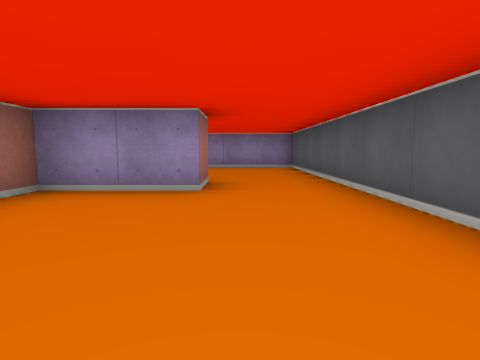
View 1 (above)

15 first-person views from a walk through a cub3D level. The camera is about half as high as the walls, tilts 6° down and sees 80° across. The floor is counted in squares. Each view is taken from the middle of a square. On the plan, view 1 faces up. The plan holds only what a view shows up to about 9 squares ahead; the rest is blank.

View 2
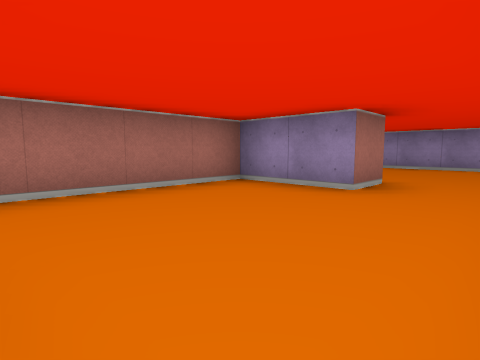

View 3
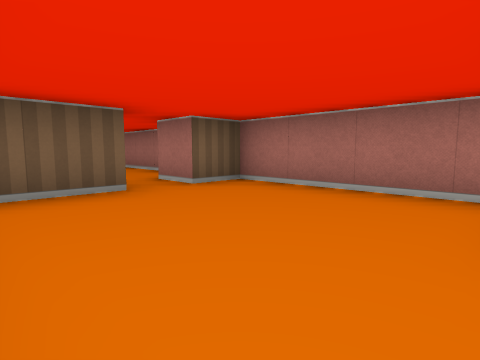

View 4
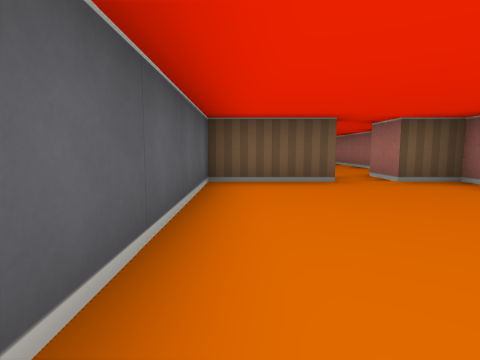

View 5
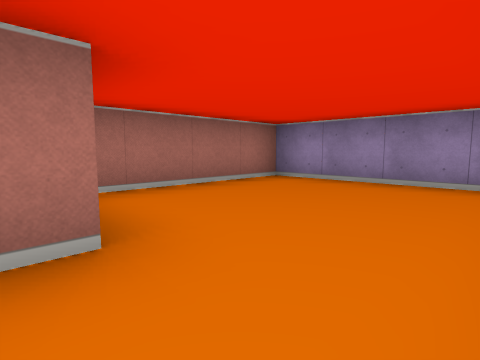

View 6
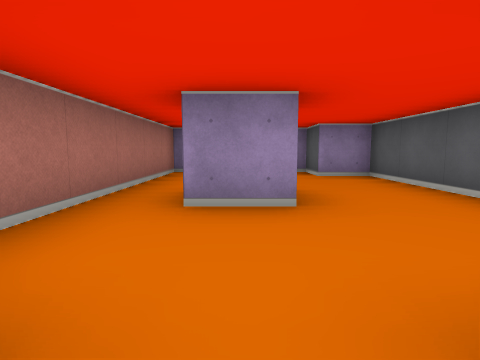

View 7
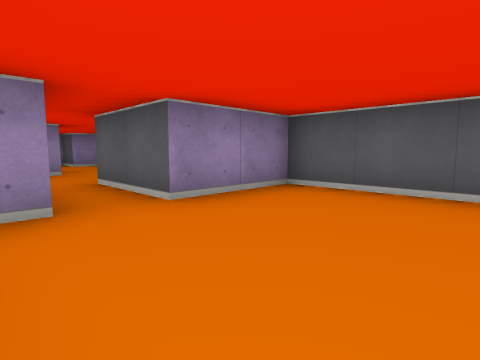

View 8
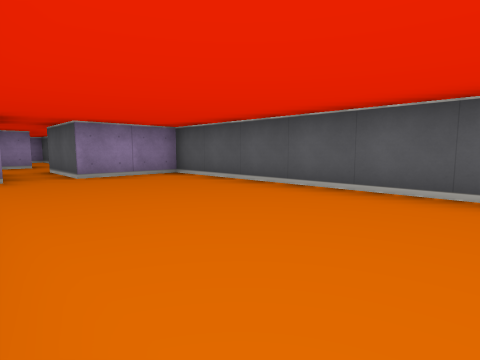

View 9
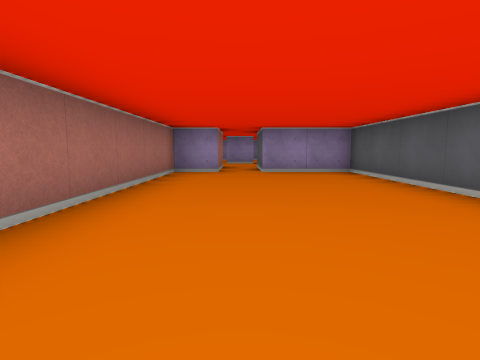

View 10
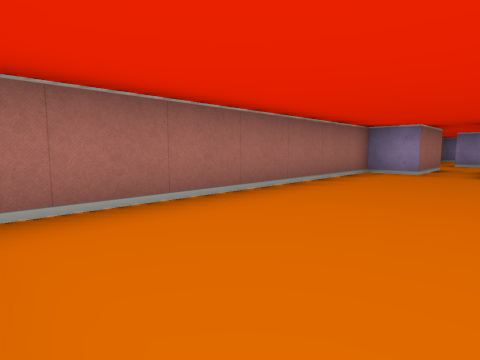

View 11
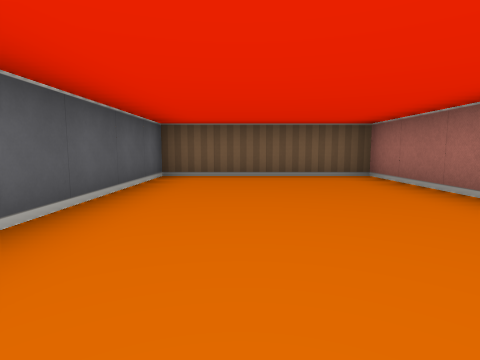

View 12
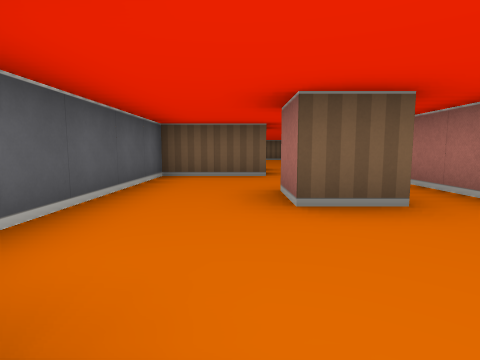

View 13
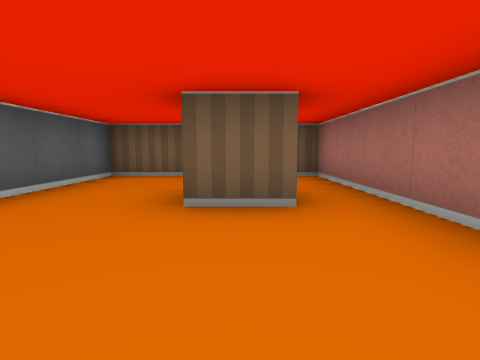

View 14
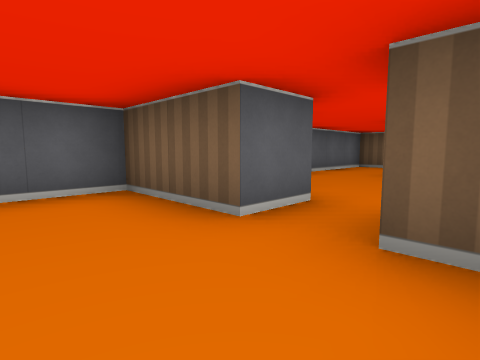

View 15
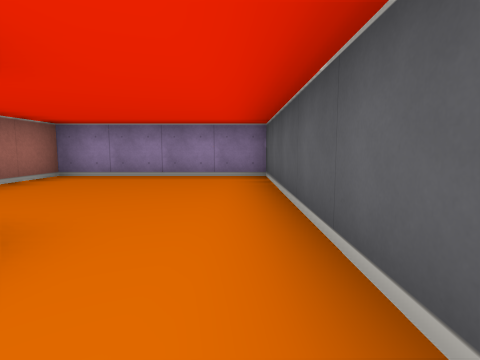

### Floor plan
Points are (right, up) in squares from view 1. A wall is a line through its corners. A room is listed if a view was taken in it or the views show most of it. See-through windows are left out.
Room 1 (views 1, 2, 3, 14, 15)
walls: (-0.5, 3.5) (-2.5, 3.5) (-2.5, -0.5) (-1.5, -0.5) (-1.5, -1.5); (-0.5, -1.6) (-0.5, -0.5) (1.5, -0.5) (1.5, 3.5)
ways out: opening at (0.5, 4) to room 2; opening at (-1, -1) to room 3
Room 2 (views 4, 5)
walls: (-0.5, 4.6) (-0.5, 3.5); (1.5, 3.5) (1.5, 8.5) (-2.5, 8.5) (-2.5, 5.1)
ways out: opening at (0.5, 4) to room 1
Room 3 (views 6, 12, 13)
walls: (-1.6, -4.5) (-0.5, -4.5) (-0.5, -5.5) (-1.5, -5.5); (-1.5, -7.5) (-1.5, -9.5); (-2.5, -1.5) (-2.5, -7.5) (-2, -7.5); (-0.5, -9.5) (-0.5, -7.5) (1.5, -7.5) (1.5, -2.5) (0.5, -2.5) (0.5, -1.5)
ways out: opening at (-1, -1) to room 1; opening at (-1, -8.5) to room 4
Room 4 (views 7, 8, 9, 10, 11)
walls: (-1.5, -9.5) (-2.5, -9.5) (-2.5, -16.5) (1.5, -16.5) (1.5, -9.5) (-0.5, -9.5)
ways out: opening at (-1, -8.5) to room 3

Where each view was taken, in squares from view 1:
view 1: 0 up, 0 right, facing up
view 2: 0 up, 1 right, facing up-left
view 3: 3 up, 1 right, facing down-left
view 4: 4 up, 1 right, facing down
view 5: 4 up, 1 right, facing up-left
view 6: 8 down, 1 left, facing up
view 7: 12 down, 2 left, facing up-right
view 8: 15 down, 2 left, facing up-right
view 9: 16 down, 1 left, facing up
view 10: 16 down, 0 right, facing up-left
view 11: 11 down, 0 right, facing down
view 12: 2 down, 0 right, facing down
view 13: 2 down, 1 left, facing down
view 14: 1 up, 2 left, facing down-right
view 15: 3 up, 1 right, facing up
